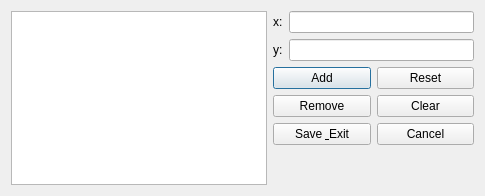
<?xml version="1.0" encoding="UTF-8"?>
<ui version="4.0">
 <class>AddPointsDialog</class>
 <widget class="QDialog" name="AddPointsDialog">
  <property name="geometry">
   <rect>
    <x>0</x>
    <y>0</y>
    <width>485</width>
    <height>196</height>
   </rect>
  </property>
  <property name="windowTitle">
   <string>Dialog</string>
  </property>
  <layout class="QFormLayout" name="formLayout">
   <item row="0" column="1">
    <layout class="QGridLayout" name="gridLayout_3">
     <item row="0" column="1">
      <layout class="QGridLayout" name="gridLayout_2">
       <item row="0" column="0">
        <layout class="QVBoxLayout" name="verticalLayout">
         <item>
          <layout class="QHBoxLayout" name="horizontalLayout">
           <item>
            <widget class="QLabel" name="lbl_x">
             <property name="text">
              <string>x:</string>
             </property>
            </widget>
           </item>
           <item>
            <widget class="QLineEdit" name="lineEdit_x"/>
           </item>
          </layout>
         </item>
         <item>
          <layout class="QHBoxLayout" name="horizontalLayout_2">
           <item>
            <widget class="QLabel" name="lbl_y">
             <property name="text">
              <string>y:</string>
             </property>
            </widget>
           </item>
           <item>
            <widget class="QLineEdit" name="lineEdit_y"/>
           </item>
          </layout>
         </item>
        </layout>
       </item>
       <item row="1" column="0">
        <layout class="QGridLayout" name="gridLayout">
         <item row="0" column="0">
          <widget class="QPushButton" name="btn_add">
           <property name="text">
            <string>Add</string>
           </property>
          </widget>
         </item>
         <item row="0" column="1">
          <widget class="QPushButton" name="btn_reset">
           <property name="text">
            <string>Reset</string>
           </property>
          </widget>
         </item>
         <item row="1" column="0">
          <widget class="QPushButton" name="btn_remove">
           <property name="text">
            <string>Remove</string>
           </property>
          </widget>
         </item>
         <item row="1" column="1">
          <widget class="QPushButton" name="btn_clear">
           <property name="text">
            <string>Clear</string>
           </property>
          </widget>
         </item>
         <item row="2" column="0">
          <widget class="QPushButton" name="btn_save">
           <property name="text">
            <string>Save &amp; Exit</string>
           </property>
          </widget>
         </item>
         <item row="2" column="1">
          <widget class="QPushButton" name="btn_cancel">
           <property name="text">
            <string>Cancel</string>
           </property>
          </widget>
         </item>
        </layout>
       </item>
      </layout>
     </item>
    </layout>
   </item>
   <item row="0" column="0">
    <widget class="QListWidget" name="list_points"/>
   </item>
  </layout>
 </widget>
 <resources/>
 <connections/>
</ui>
